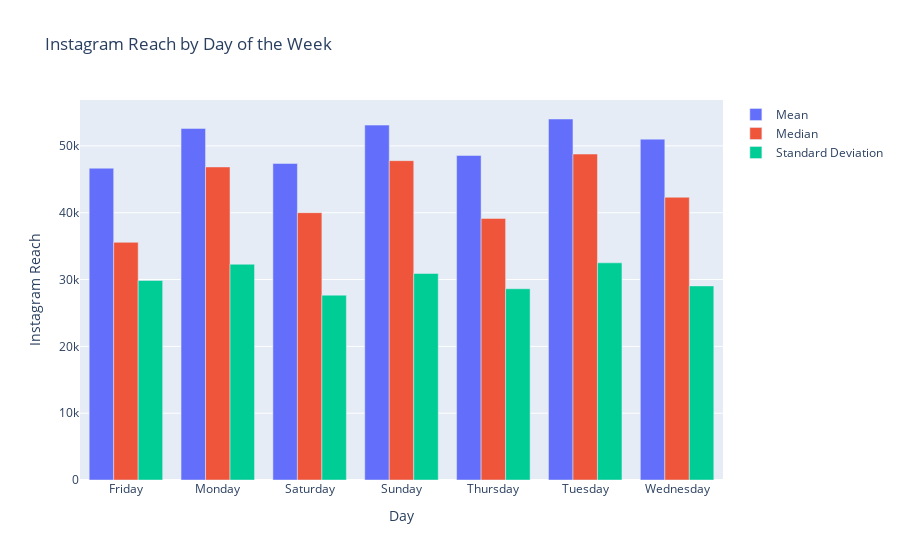

The notebook cell this image was saved under:
### Code cell
fig = go.Figure()
fig.add_trace(go.Bar(x=day_stats['Day'], 
                     y=day_stats['mean'], 
                     name='Mean'))
fig.add_trace(go.Bar(x=day_stats['Day'], 
                     y=day_stats['median'], 
                     name='Median'))
fig.add_trace(go.Bar(x=day_stats['Day'], 
                     y=day_stats['std'], 
                     name='Standard Deviation'))
fig.update_layout(title='Instagram Reach by Day of the Week', 
                  xaxis_title='Day', 
                  yaxis_title='Instagram Reach')
fig.show()

### Figure 1 — Plotly figure (JSON) as saved in the notebook; plotly's stock layout.template omitted (floating-point values rounded to 4 significant figures)
{"data": [{"name": "Mean", "type": "bar", "x": ["Friday", "Monday", "Saturday", "Sunday", "Thursday", "Tuesday", "Wednesday"], "y": [46670.0, 52620.0, 47370.0, 53110.0, 48570.0, 54030.0, 51020.0]}, {"name": "Median", "type": "bar", "x": ["Friday", "Monday", "Saturday", "Sunday", "Thursday", "Tuesday", "Wednesday"], "y": [35574, 46853, 40012, 47797, 39150, 48786, 42320.0]}, {"name": "Standard Deviation", "type": "bar", "x": ["Friday", "Monday", "Saturday", "Sunday", "Thursday", "Tuesday", "Wednesday"], "y": [29860.0, 32300.0, 27670.0, 30910.0, 28620.0, 32500.0, 29050.0]}], "layout": {"title": {"text": "Instagram Reach by Day of the Week"}, "xaxis": {"title": {"text": "Day"}}, "yaxis": {"title": {"text": "Instagram Reach"}}}}
